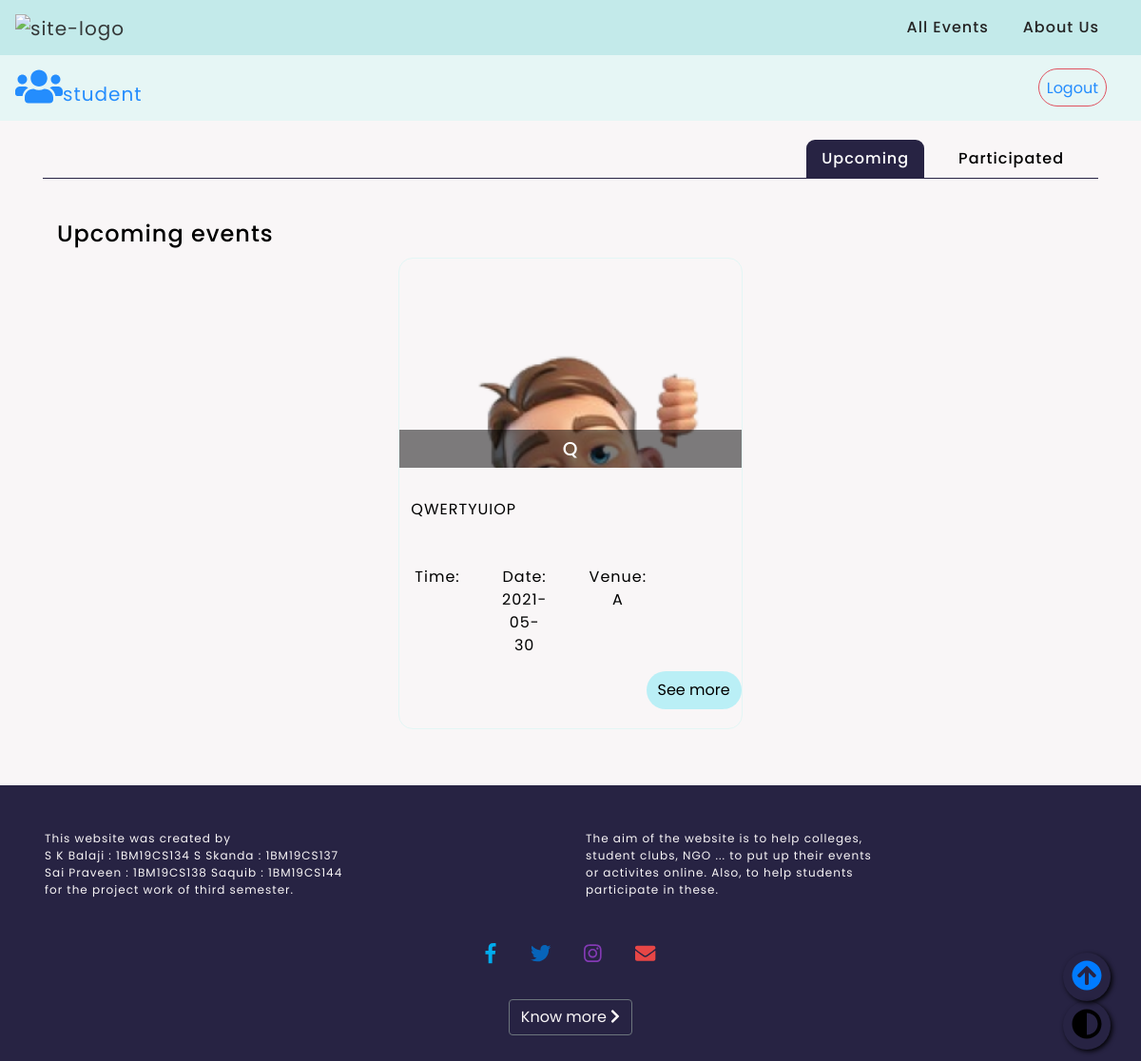
/html/student.php (signed in), run on an earlier commit of the app's database.
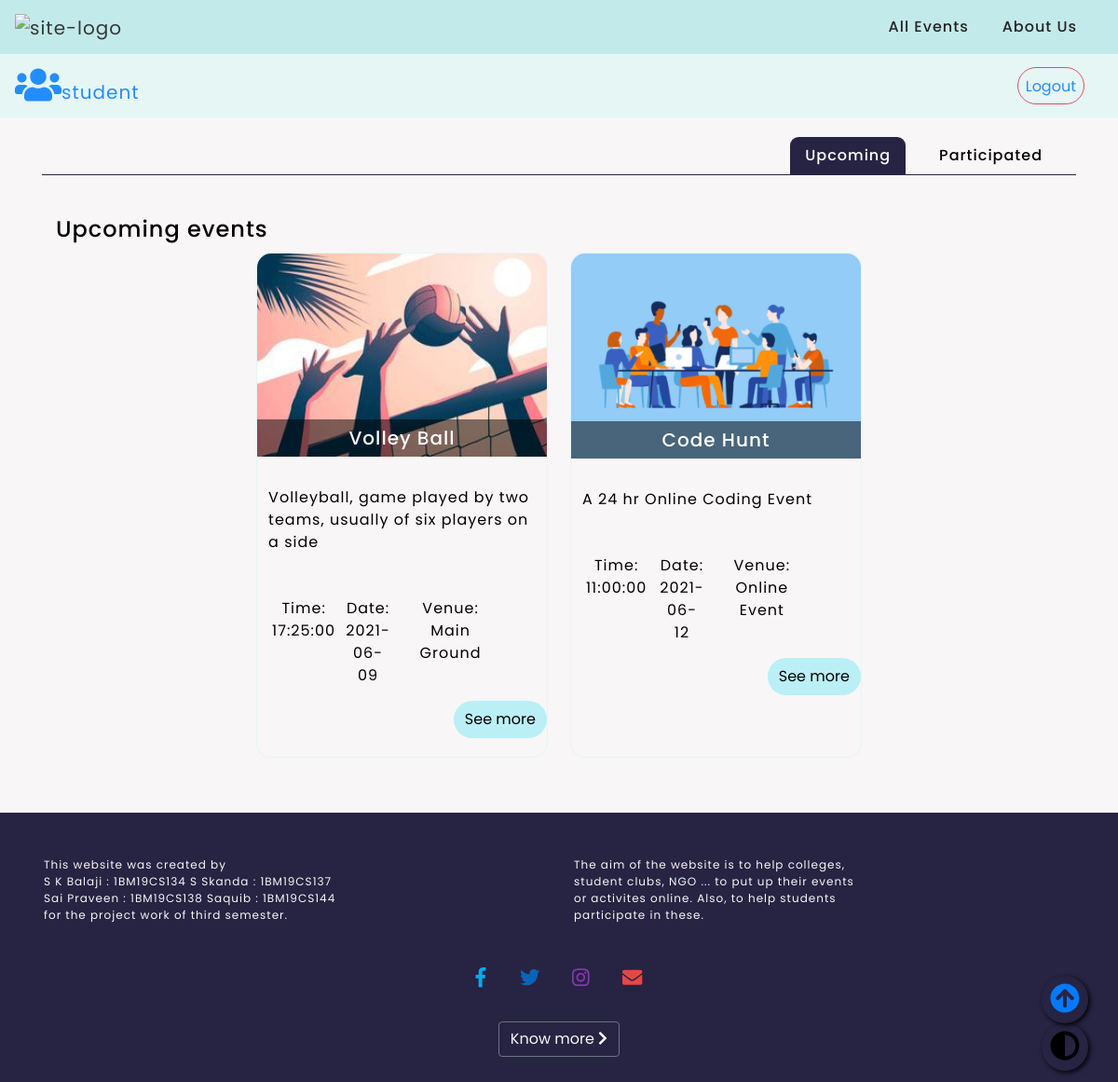
And on a later commit of the database.
### tables this page shows
CREATE TABLE `events` (
  `event_id` int(11) NOT NULL,
  `event_name` varchar(75) NOT NULL,
  `event_desc` varchar(255) NOT NULL,
  `event_venue` varchar(100) NOT NULL,
  `date` date NOT NULL,
  `time` time DEFAULT NULL,
  `event_img` varchar(255) DEFAULT NULL,
  `hosted_by` varchar(100) NOT NULL,
  `event_upcoming` tinyint(1) DEFAULT NULL
);

### html/functions.php (called while the page is built, shortened)
<?php
function check_login($con)
{
	if(isset($_SESSION['user_id']))
	{
		$id = $_SESSION['user_id'];
    $type=$_SESSION['user_type'];
    if ($type=="student") {
      $query = "select * from eos.student where student_id = '$id' limit 1";
    } elseif ($type=="host") {
      $query = "select * from eos.host where host_id = '$id' limit 1";
    }
		$result = mysqli_query($con,$query);
		if($result && mysqli_num_rows($result) > 0)
		{
			$user_data = mysqli_fetch_assoc($result);
			return $user_data;
		}
	}
  else {
    echo '<script>alert("Please login to make complete use of the website")</script>';
    header("Location: signin.php");
  }
	die;
}
?>

### html/student.php (the view, shortened to what the changed rows need)
<?php
	include("connection.php");
	include("functions.php");
  $user_data = check_login($con);
?>
<!DOCTYPE html>
<html>
<head>
  <link rel="stylesheet" href="../css/styles.css">
  <link rel="stylesheet" href="../css/event-card.css">
  <link rel="stylesheet" href="../css/navandform.css">
	<link rel="stylesheet" href="https://maxcdn.bootstrapcdn.com/bootstrap/4.0.0/css/bootstrap.min.css">
</head>
<body id="student">
  <div class="container">
    <div class="tab-content">
      <div id="upcoming" class="container tab-pane active"><br>
        <main class="wrapper">
          <section class="card-deck" id="card-deck">
            <ul>
							<?php
							if ( !empty($user_data) )
							{
								$id=$user_data['student_id'];
								$qry1="select * from events where event_upcoming=1 and event_id in (select event_id from participants where student_id = '$id' )";
								$result = $con->query($qry1);
								if ($result->num_rows > 0) {
									while($row = $result->fetch_assoc()) {
										?>
										<li>
											<figure>
												<img src="<?php echo $row['event_img'];?>" alt="<?php echo $row['event_name']; ?>">
												<figcaption>
													<h3> <?php echo $row['event_name']; ?> </h3>
												</figcaption>
											</figure>
											<p><?php echo $row['event_desc']; ?></p>
											<div class="quick-info">
												<ul>
													<li>Time: <?php echo $row['time']; ?> </li>
													<li>Date: <?php echo $row['date']; ?> </li>
													<li>Venue: <?php echo $row['event_venue']; ?> </li>
												</ul>
											</div>
											<button class="btn btn-small btn-outline-dark " type="button" data-toggle="modal" data-target="#<?php echo $row['event_id']; ?>">See more</button>
										</li>
										<?php
									}
									} else {
									echo "Oops!!! We Don't Have Any Upcoming Events";
									}
							}
							?>
            </ul>
          </section>
        </main>
      </div>
    </div>
  </div>
</body>
</html>

What changed in the data, as far as the page shows it:
no longer on this page (row edited): events: event_img (picture), event_name "Q", event_desc "QWERTYUIOP", date "2021-05-30", event_venue "A"
added events: event_img (picture), event_name "Volley Ball", event_desc "Volleyball, game played by two teams, usually of six players on a side", time "17:25:00", date "2021-06-09", event_venue "Main Ground"
added events: event_img (picture), event_name "Code Hunt", event_desc "A 24 hr Online Coding Event", time "11:00:00", date "2021-06-12", event_venue "Online Event"
